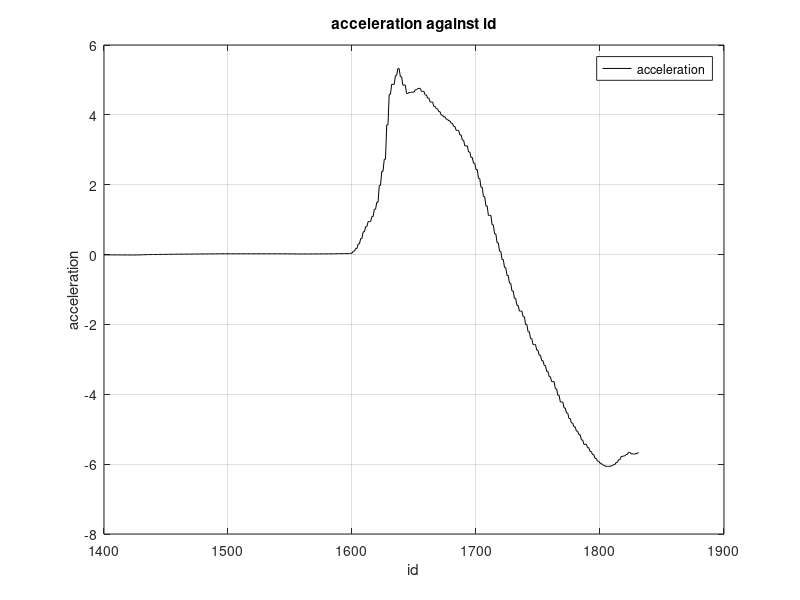

MATLAB code to generate this figure:
clear;

% loading data and giving variables
X = load("tanafull.csv");
int = 1;
c=1400;
id = X(c:int:1831, 12); % also accounts for time in  millis
acceleration = X(c:int:1831, 2);

% plotting data from the flight
figure;
plot(id, acceleration, '-k')
xlabel('id')
ylabel('acceleration')
title('acceleration against id')
legend('acceleration')
grid("on")